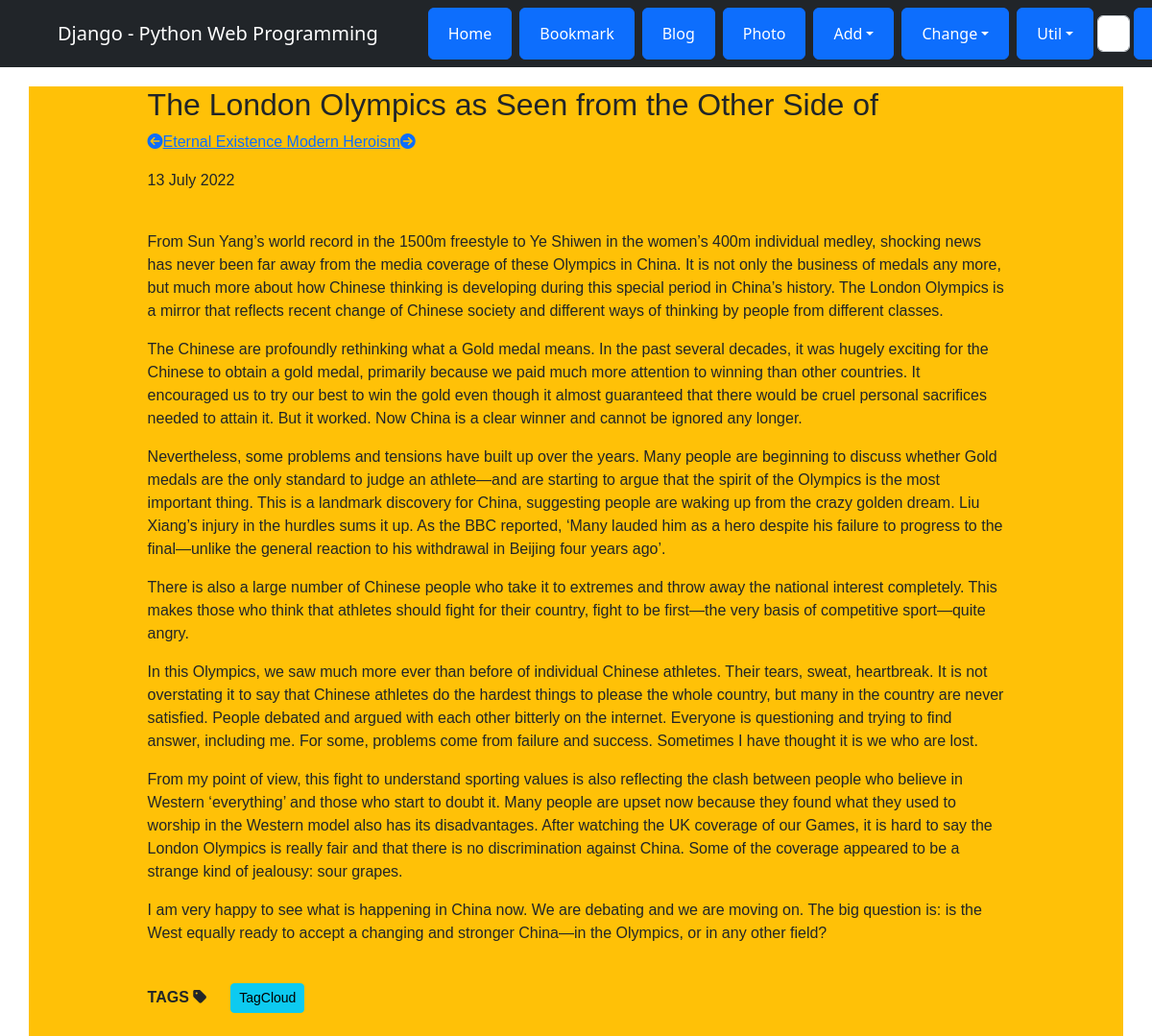
The app's page /blog/post/the-london-olympics-as-seen-from-the-other-side-of/ with its own data.
### blog/models.py (models this page shows, shortened)
class Post(models.Model):
    title = models.CharField(verbose_name='TITLE',max_length=50)
    slug = models.SlugField('SLUG', unique=True, allow_unicode=True, help_text='one word for title alia.')
    description = models.CharField('DESCRIPTION', max_length=100, blank=True, help_text='simple description text.')
    content = models.TextField('CONTENT')
    create_dt = models.DateTimeField('CREATE DATE', auto_now_add=True)
    modify_dt = models.DateTimeField('MODIFY DATE', auto_now=True)
    tags = TaggableManager(blank=True)
    owner = models.ForeignKey(User, on_delete=models.CASCADE, verbose_name='OWNER', blank =True, null=True)
    class Meta:
        verbose_name = 'post'
        verbose_name_plural = 'posts'
        db_table = 'blog_posts'
        ordering = ('-modify_dt',)
    def __str__(self):
        return self.title
    def get_absolute_url(self):
        return reverse('blog:post_detail', args=(self.slug,))
    def get_previous(self):
        return self.get_previous_by_modify_dt()
    def get_next(self):
        return self.get_next_by_modify_dt()

### blog/views.py (the view)
# urls.py: re_path(r'^post/(?P<slug>[-\w]+)/$',views.PostDV.as_view(), name = 'post_detail'),
class PostDV(DetailView):
    model = Post
    def get_context_data(self, **kwargs):
        context = super().get_context_data(**kwargs)
        context['disqus_short'] = f"{settings.DISQUS_SHORTNAME}"
        context['disqus_id'] = f"post-{self.object.id}-{self.object.slug}"
        context['disqus_url'] = f"{settings.DISQUS_MY_DOMAIN}{self.object.get_absolute_url()}"
        context['disqus_title'] = f"{self.object.slug}"
        return context

### blog/templates/blog/post_detail.html (shortened to what this page needs)
{% extends "base.html" %}
{% block content %}
<div class="post-body">
<h2>{{ object.title }}</h2>
<p>
    {% if object.get_previous %}
    <a href="{{ object.get_previous.get_absolute_url }}" title="View previous post">
        <i class="fas fa-arrow-circle-left"></i>{{ object.get_previous }}
    </a>
    {% endif %}
    {% if object.get_next %}
    <a href="{{ object.get_next.get_absolute_url }}" title="View next post">
        {{ object.get_next }}<i class="fas fa-arrow-circle-right"></i>
    </a>
    {% endif %}
</p>
<p>{{ object.modify_dt|date:"j F Y" }}</p>
<br>
<div>
    {{  object.content|linebreaks  }}
</div>
    <br>
    <div>
        <b>TAGS</b> <i class="fas fa-tag"></i>
        {% load taggit_templatetags2_tags %}
        <a href="{% url 'blog:tag_cloud' %}"><span class="btn btn-info btn-sm">TagCloud</span></a>
    </div>
    <br>
</div>
{% endblock %}

### templates/base.html (style rules this page uses)
body { padding-top: 90px; }

### blog/templates/blog/post_detail.html (style rules this page uses)
.post-body { width: 80%; margin: auto; font-family: "Lucida Grande", Verdana, Arial, sans-serif; font-size: 16px; }

### records on screen
Post: title "The London Olympics as Seen from the Other Side of", get_previous "Eternal Existence", get_next "Modern Heroism", modify_dt "13 July 2022", content "From Sun Yang’s world record in the 1500m freestyle to Ye Shiwen in the women’s 400m individual medley, shocking news has never been far away from the media coverage of these Olympics in China. It is not only the business of medals any more, but much more about how Chinese thinking is developing during this special period in China’s history. The London Olympics is a mirror that reflects recent change of Chinese society and different ways of thinking by people from different classes. The Chinese are profoundly rethinking what a Gold medal means. In the past several decades, it was hugely exciting for the Chinese to obtain a gold medal, primarily because we paid much more attention to winning…"
